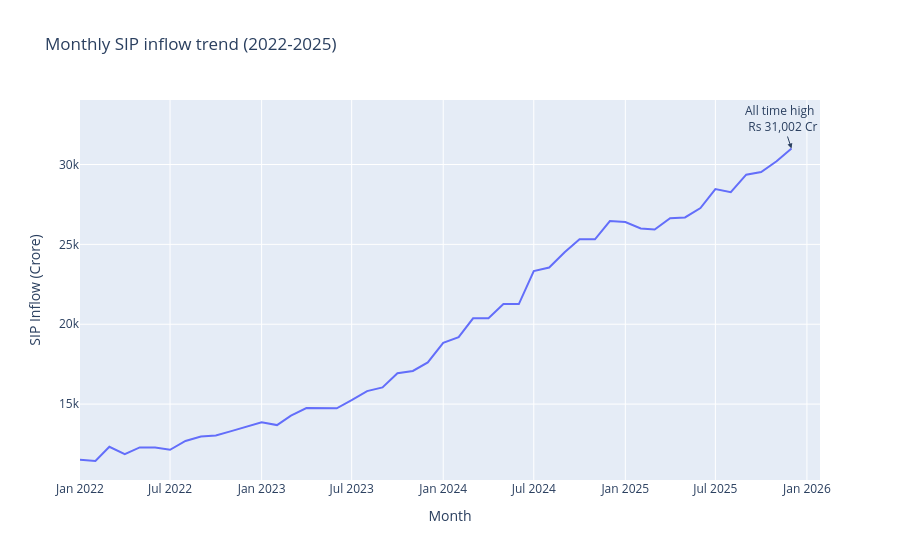

Notebook cell for this chart:
### Code cell
# add the annotation
fig.add_annotation(
    x=max_row['month'],
    y = max_row['sip_inflow_crore'],
    text = 'All time high <br> Rs 31,002 Cr',
    showarrow=True,
    arrowhead=2
)
